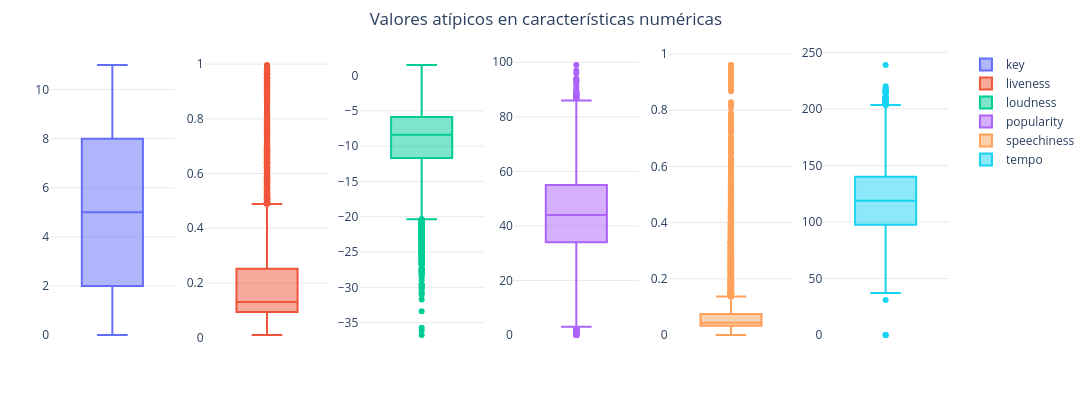

Notebook code cell kept with this figure:
### Code cell
# Detección de valores atípicos
num_cols = [
    'key', 'liveness', 'loudness',
    'popularity', 'speechiness', 'tempo'
]

colors = px.colors.qualitative.Plotly

rows, cols = 1, 6
fig = make_subplots(rows=rows, cols=cols)

for i, col in enumerate(num_cols):
    r = (i // cols) + 1
    c = (i % cols) + 1
    fig.add_trace(
        go.Box(
            y=df[col],
            marker_color=colors[i % len(colors)],
            showlegend=True,
            name=col
        ),
        row=r, col=c
    )

fig.update_layout(title='Valores atípicos en características numéricas')
fig = boxplot_style(fig, n_cols=cols, width=1100)
fig.show()

### Figure 1 — Plotly figure (JSON) as saved in the notebook; plotly's stock layout.template omitted (floating-point values rounded to 4 significant figures; data arrays with more than 128 entries replaced by an {"elided": "..."} marker saying what was removed)
{"data": [{"marker": {"color": "#636EFA"}, "name": "key", "showlegend": true, "type": "box", "xaxis": "x", "y": {"elided": "28608 int values"}, "yaxis": "y"}, {"marker": {"color": "#EF553B"}, "name": "liveness", "showlegend": true, "type": "box", "xaxis": "x2", "y": {"elided": "28608 float values"}, "yaxis": "y2"}, {"marker": {"color": "#00CC96"}, "name": "loudness", "showlegend": true, "type": "box", "xaxis": "x3", "y": {"elided": "28608 float values"}, "yaxis": "y3"}, {"marker": {"color": "#AB63FA"}, "name": "popularity", "showlegend": true, "type": "box", "xaxis": "x4", "y": {"elided": "28608 int values"}, "yaxis": "y4"}, {"marker": {"color": "#FFA15A"}, "name": "speechiness", "showlegend": true, "type": "box", "xaxis": "x5", "y": {"elided": "28608 float values"}, "yaxis": "y5"}, {"marker": {"color": "#19D3F3"}, "name": "tempo", "showlegend": true, "type": "box", "xaxis": "x6", "y": {"elided": "28608 float values"}, "yaxis": "y6"}], "layout": {"height": 400, "margin": {"b": 50, "l": 50, "r": 50, "t": 50}, "paper_bgcolor": "rgba(0,0,0,0)", "plot_bgcolor": "rgba(0,0,0,0)", "title": {"text": "Valores atípicos en características numéricas", "x": 0.5}, "width": 1100, "xaxis": {"anchor": "y", "domain": [0, 0.1389], "showticklabels": false}, "xaxis2": {"anchor": "y2", "domain": [0.1722, 0.3111], "showticklabels": false}, "xaxis3": {"anchor": "y3", "domain": [0.3444, 0.4833], "showticklabels": false}, "xaxis4": {"anchor": "y4", "domain": [0.5167, 0.6556], "showticklabels": false}, "xaxis5": {"anchor": "y5", "domain": [0.6889, 0.8278], "showticklabels": false}, "xaxis6": {"anchor": "y6", "domain": [0.8611, 1], "showticklabels": false}, "yaxis": {"anchor": "x", "domain": [0, 1], "gridcolor": "lightgrey", "gridwidth": 0.5, "showgrid": true, "showticklabels": true}, "yaxis2": {"anchor": "x2", "domain": [0, 1], "gridcolor": "lightgrey", "gridwidth": 0.5, "showgrid": true, "showticklabels": true}, "yaxis3": {"anchor": "x3", "domain": [0, 1], "gridcolor": "lightgrey", "gridwidth": 0.5, "showgrid": true, "showticklabels": true}, "yaxis4": {"anchor": "x4", "domain": [0, 1], "gridcolor": "lightgrey", "gridwidth": 0.5, "showgrid": true, "showticklabels": true}, "yaxis5": {"anchor": "x5", "domain": [0, 1], "gridcolor": "lightgrey", "gridwidth": 0.5, "showgrid": true, "showticklabels": true}, "yaxis6": {"anchor": "x6", "domain": [0, 1], "gridcolor": "lightgrey", "gridwidth": 0.5, "showgrid": true, "showticklabels": true}}}
